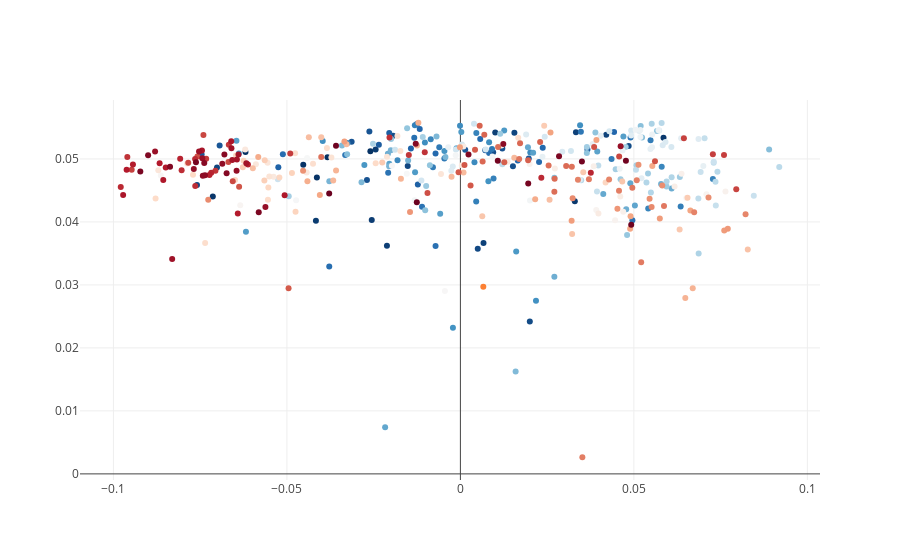

Notebook cell for this chart:
### Markdown cell above
The last line gives the shape of the table: that's a lot of columns, or put another way, that's a very high-dimensional table! It's hard for us to visualize 22316th-dimensional space, but we're good at visualizing 2-dimensional space. So, our next step is to reduce the dimensions of this table, keeping only the most informative dimensions. The code does this by treating the frequency of each individual word as a feature of a speech and finding the feature vectors that vary the most.

### Code cell
np.random.seed(42)

# Finds the 2 largest singular values/vectors for the table
(u, s, vt) = sp.sparse.linalg.svds(tfidf, k=2)

speech['x'] = u[:,0]
speech['y'] = u[:,1]

# Plot the graph
colors = np.array(["rgba({0},{1},{2},1)".format(*c) for c in sns.color_palette("RdBu_r", len(speech))])
colors[-1] = "rgba(.99,.5,.2,1.)"
py.iplot([go.Scatter(x = speech['x'], y = speech['y'], mode='markers', marker=dict(color=colors), 
                     text=speech['Candidate'])])

### Figure 1 — Plotly figure (JSON) as saved in the notebook; plotly's stock layout.template omitted (floating-point values rounded to 4 significant figures; data arrays with more than 128 entries replaced by an {"elided": "..."} marker saying what was removed)
{"data": [{"marker": {"color": {"elided": "430 str values"}}, "mode": "markers", "text": {"elided": "430 str values"}, "type": "scatter", "uid": "59a8871e-e24a-11e8-bdfc-acde48001122", "x": {"elided": "430 float values"}, "y": {"elided": "430 float values"}}], "layout": {}}
